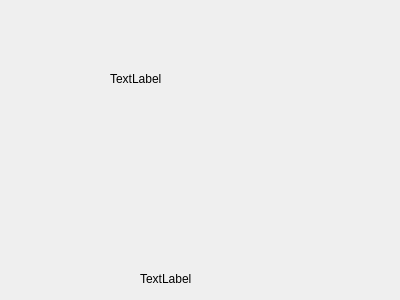
<?xml version="1.0" encoding="UTF-8"?>
<ui version="4.0">
 <class>CDeviceIconWidget</class>
 <widget class="QWidget" name="CDeviceIconWidget">
  <property name="geometry">
   <rect>
    <x>0</x>
    <y>0</y>
    <width>400</width>
    <height>300</height>
   </rect>
  </property>
  <property name="windowTitle">
   <string>Form</string>
  </property>
  <widget class="QLabel" name="label_img">
   <property name="geometry">
    <rect>
     <x>110</x>
     <y>70</y>
     <width>67</width>
     <height>17</height>
    </rect>
   </property>
   <property name="text">
    <string>TextLabel</string>
   </property>
  </widget>
  <widget class="QLabel" name="label_title">
   <property name="geometry">
    <rect>
     <x>140</x>
     <y>270</y>
     <width>67</width>
     <height>17</height>
    </rect>
   </property>
   <property name="text">
    <string>TextLabel</string>
   </property>
  </widget>
 </widget>
 <resources/>
 <connections/>
</ui>
